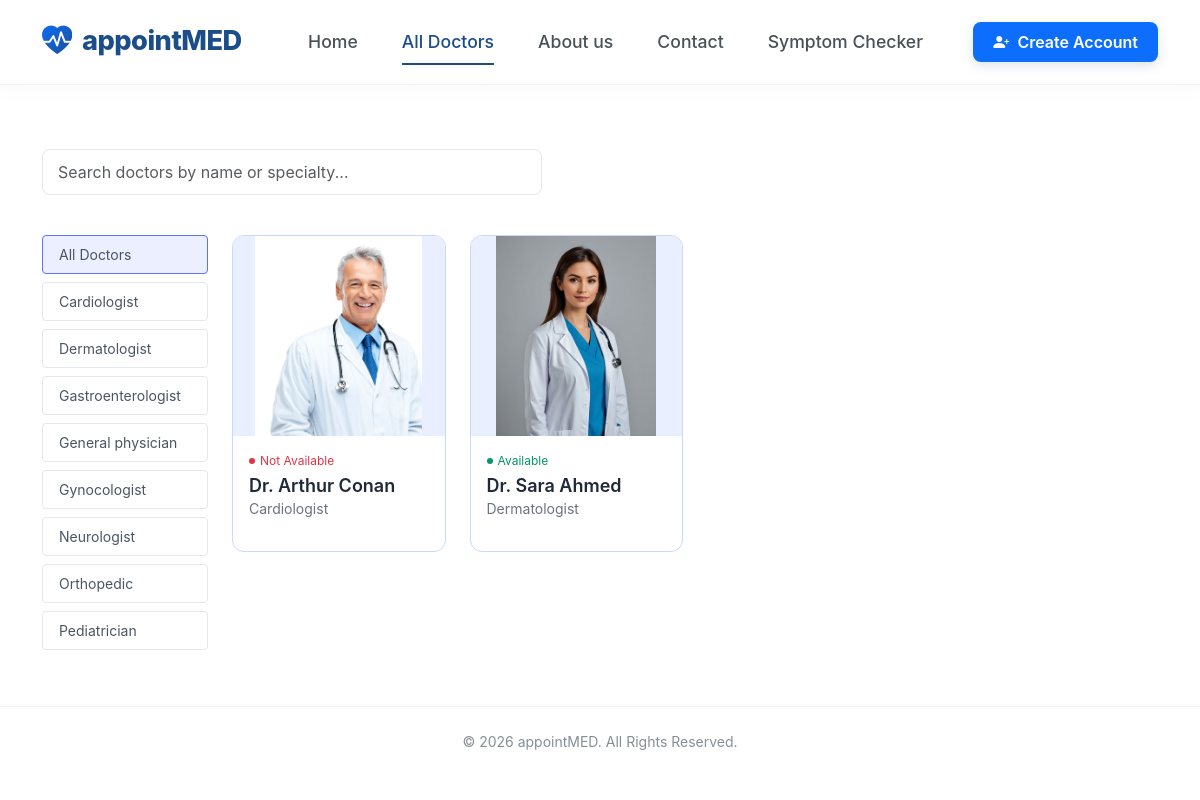
Screenshot of /doctors/doctors_list/ with the database file from the repository.
### accounts/models.py (models this page shows, shortened)
class DoctorProfile(models.Model):
    user = models.OneToOneField(User, on_delete=models.CASCADE)
    name = models.CharField(max_length=100)
    speciality = models.CharField(max_length=100)
    experience = models.IntegerField()
    address = models.TextField()
    fees = models.IntegerField()
    about = models.TextField()
    is_available = models.BooleanField(default=True)
    image = models.ImageField(upload_to='doctors/', blank=True)

### doctors/views.py (the view)
# urls.py: path('doctors_list/', views.doctor_list, name='doctor_list'),
def doctor_list(request):
    speciality = request.GET.get('speciality')
    doctors = DoctorProfile.objects.all()
    if speciality:
        doctors = doctors.filter(speciality__icontains=speciality)
    return render(request, 'doctor_list.html', {'doctors': doctors,'active_speciality': speciality})

### templates/doctor_list.html (shortened to what this page needs)
{% extends "base.html"%}
{% block content%}
<div class="container my-4">
    <div class="search-container">
    <form method="GET" action="{% url 'search_doctors' %}">
        <input
            type="text"
            name="q"
            class="form-control search-input"
            placeholder="Search doctors by name or specialty..."
        >
    </form>
</div>
    <div class="row">
        <div class="col-md-3 col-lg-2 mb-4">
            <div class="d-flex flex-column">
    <a href="{% url 'doctor_list'%}" class="filter-btn {% if not active_speciality %}active{% endif %}">
        All Doctors
    </a>
    <a href="?speciality=Cardiologist" class="filter-btn {% if active_speciality == 'General physician' %}active{% endif %}">
        Cardiologist
    </a>
    <a href="?speciality=Dermatologist" class="filter-btn {% if active_speciality == 'Dermatologist' %}active{% endif %}">
        Dermatologist
    </a>
    <a href="?speciality=Gastroenterologist" class="filter-btn {% if active_speciality == 'Gastroenterologist' %}active{% endif %}">
        Gastroenterologist
    </a>
    <a href="?speciality=General physician" class="filter-btn {% if active_speciality == 'General physician' %}active{% endif %}">
        General physician
    </a>
    <a href="?speciality=Gynocologist" class="filter-btn {% if active_speciality == 'Gynocologist' %}active{% endif %}">
        Gynocologist
    </a>
    <a href="?speciality=Neurologist" class="filter-btn {% if active_speciality == 'Neurologist' %}active{% endif %}">
        Neurologist
    </a>
    <a href="?speciality=Orthopedic" class="filter-btn {% if active_speciality == 'Neurologist' %}active{% endif %}">
        Orthopedic
    </a>
    <a href="?speciality=Pediatricians" class="filter-btn {% if active_speciality == 'Pediatrician' %}active{% endif %}">
        Pediatrician
    </a>
</div>
        </div>
        <div class="col-md-9 col-lg-10">
            <div class="row row-cols-1 row-cols-sm-2 row-cols-md-3 row-cols-lg-4 g-4">
                {% for doctor in doctors %}
                <div class="col">
                    <a href="{% url 'doctor_detail' doctor.id %}" style="text-decoration:none; color:inherit;">
                        <div class="doctor-card">
                            <div class="img-container">
                            {% if doctor.image %}
                                <img src="{{ doctor.image.url }}" alt="Doctor">
                            {% else %}
                                <img src="https://via.placeholder.com/200x250/eaefff/000000?text=Doctor">
                            {% endif %}
                            </div>
            <div class="card-body p-3">
                {% if doctor.is_available %}
                    <div class="status-indicator">
                        <span class="status-dot"></span>
                        Available
                    </div>
                {% else %}
                    <div class="status-indicator text-danger">
                        <span class="status-dot bg-danger"></span>
                        Not Available
                    </div>
                {% endif %}
                <h5 class="doc-name">
                    Dr. {{ doctor.name }}
                </h5>
                <p class="doc-specialty">
                    {{ doctor.speciality }}
                </p>
            </div>
        </div>
    </a>
</div>
{% endfor %}
            </div>
        </div>
    </div>
</div>
{% endblock %}

### static/css/style.css (style rules this page uses)
:root { --primary-blue: #1b4d89; --light-bg: #f0f5fa; --text-dark: #1a2b4b; }
body { font-family: 'Inter', sans-serif; color: var(--text-dark); overflow-x: hidden; }

### templates/base.html (style rules this page uses)
body { background-color: #ffffff; font-family: 'Inter', Arial, sans-serif; }

### templates/doctor_list.html (style rules this page uses)
body { background-color: #ffffff; color: #4b5563; }
.search-container { padding: 40px 0; text-align: left; }
.search-input { max-width: 500px; border-radius: 8px; border: 1px solid #e5e7eb; padding: 10px 15px; }
.filter-btn { display: block; width: 100%; text-align: left; padding: 8px 16px; margin-bottom: 8px; border: 1px solid #e5e7eb; background: white; border-radius: 4px; font-size: 14px; color: #4b5563; transition: all 0.3s ease; text-decoration: none; }
.filter-btn:hover, .filter-btn.active { background-color: #ebefff; border-color: #5f6fff; }
.doctor-card { border: 1px solid #c9d8ff; border-radius: 12px; overflow: hidden; transition: transform 0.3s ease; cursor: pointer; height: 100%; background: white; }
.img-container { background-color: #eaefff; display: flex; justify-content: center; align-items: flex-end; height: 200px; }
.img-container img { max-height: 100%; width: auto; }
.status-indicator { color: #059669; font-size: 12px; display: flex; align-items: center; gap: 5px; margin-bottom: 5px; }
.status-dot { height: 6px; width: 6px; background-color: #059669; border-radius: 50%; display: inline-block; }
.doc-name { font-weight: 600; font-size: 18px; color: #1f2937; margin-bottom: 2px; }
.doc-specialty { font-size: 14px; color: #6b7280; }

### rows the page displays
DoctorProfile: image (picture), is_available False (drawn), name "Arthur Conan", speciality "Cardiologist"
DoctorProfile: image (picture), is_available True (drawn), name "Sara Ahmed", speciality "Dermatologist"
